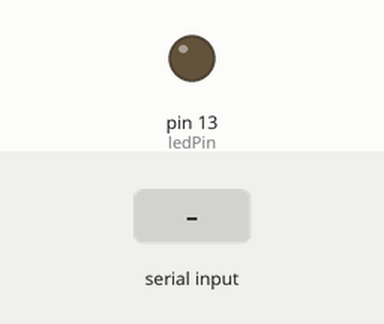
A sketch run on a simulated Arduino Uno, built with avr-gcc and run on an emulated ATmega328P. On the bench: output pins drawn as LEDs (lit = HIGH). The inputs (shaded band) are chosen by the test bench.

Above: at 1.2 s.
1.3 s: "BLINK\n" received over Serial
At 1.4 s:
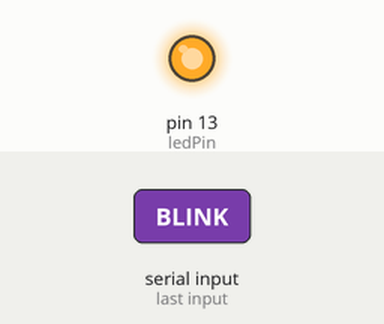
Timing chart, 0 to 4.3 s (numbered marks = the images above; inputs shaded):
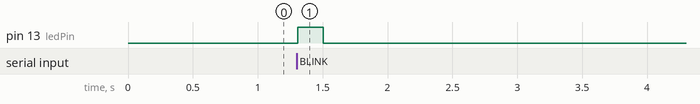

The sketch:

led_serial.ino
```cpp
int ledPin = 13;

void setup() {
  pinMode(ledPin, OUTPUT);
  digitalWrite(ledPin, LOW); // start OFF
  Serial.begin(9600);
}

void loop() {
  if (Serial.available() > 0) {

    String message = Serial.readStringUntil('\n');
    message.trim();

    if (message == "BLINK") {
      digitalWrite(ledPin, HIGH);
      delay(200);
      digitalWrite(ledPin, LOW);
    }
  }
}
```

Measured:
- after the input at 1.3 s, pin 13 (ledPin): LOW → HIGH at once, → LOW 0.20 s later
